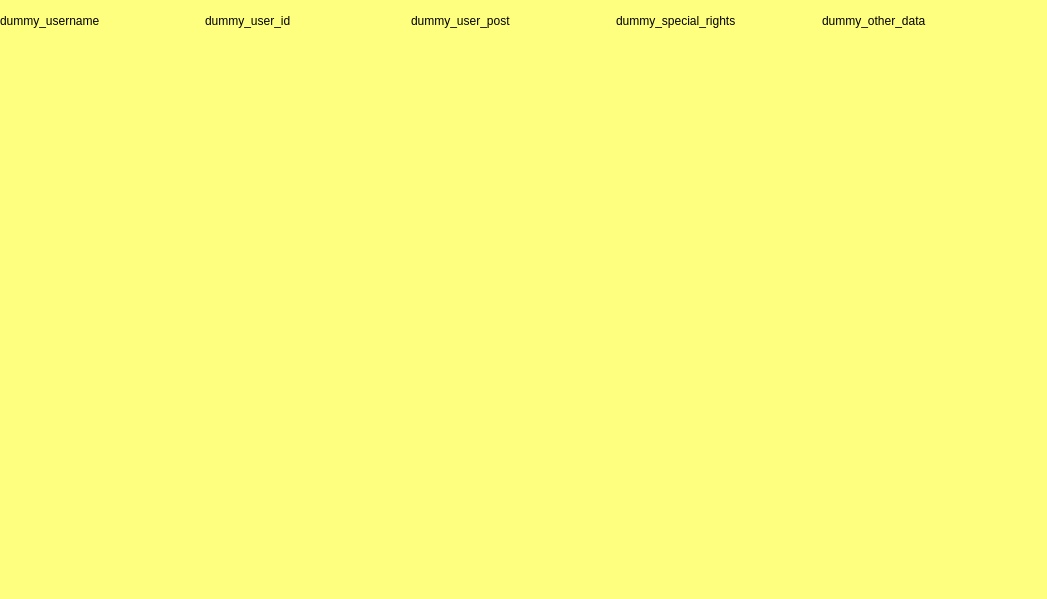
<?xml version="1.0" encoding="UTF-8"?>
<ui version="4.0">
 <class>Form</class>
 <widget class="QWidget" name="Form">
  <property name="geometry">
   <rect>
    <x>0</x>
    <y>0</y>
    <width>1047</width>
    <height>599</height>
   </rect>
  </property>
  <property name="sizePolicy">
   <sizepolicy hsizetype="MinimumExpanding" vsizetype="MinimumExpanding">
    <horstretch>0</horstretch>
    <verstretch>0</verstretch>
   </sizepolicy>
  </property>
  <property name="minimumSize">
   <size>
    <width>1020</width>
    <height>40</height>
   </size>
  </property>
  <property name="windowTitle">
   <string>Form</string>
  </property>
  <property name="styleSheet">
   <string notr="true">background-color: rgb(255, 255, 127)</string>
  </property>
  <widget class="QFrame" name="frame">
   <property name="enabled">
    <bool>true</bool>
   </property>
   <property name="geometry">
    <rect>
     <x>0</x>
     <y>-1</y>
     <width>1020</width>
     <height>40</height>
    </rect>
   </property>
   <property name="sizePolicy">
    <sizepolicy hsizetype="MinimumExpanding" vsizetype="MinimumExpanding">
     <horstretch>0</horstretch>
     <verstretch>0</verstretch>
    </sizepolicy>
   </property>
   <property name="minimumSize">
    <size>
     <width>1020</width>
     <height>40</height>
    </size>
   </property>
   <property name="cursor">
    <cursorShape>ArrowCursor</cursorShape>
   </property>
   <property name="mouseTracking">
    <bool>false</bool>
   </property>
   <property name="focusPolicy">
    <enum>Qt::NoFocus</enum>
   </property>
   <property name="contextMenuPolicy">
    <enum>Qt::NoContextMenu</enum>
   </property>
   <property name="styleSheet">
    <string notr="true"/>
   </property>
   <property name="frameShape">
    <enum>QFrame::StyledPanel</enum>
   </property>
   <property name="frameShadow">
    <enum>QFrame::Raised</enum>
   </property>
  </widget>
  <widget class="QWidget" name="horizontalLayoutWidget">
   <property name="geometry">
    <rect>
     <x>0</x>
     <y>0</y>
     <width>1021</width>
     <height>41</height>
    </rect>
   </property>
   <layout class="QHBoxLayout" name="horizontalLayout">
    <item>
     <widget class="QLabel" name="username">
      <property name="font">
       <font>
        <weight>50</weight>
        <bold>false</bold>
       </font>
      </property>
      <property name="contextMenuPolicy">
       <enum>Qt::CustomContextMenu</enum>
      </property>
      <property name="text">
       <string>dummy_username</string>
      </property>
     </widget>
    </item>
    <item>
     <widget class="QLabel" name="user_id">
      <property name="text">
       <string>dummy_user_id</string>
      </property>
     </widget>
    </item>
    <item>
     <widget class="QLabel" name="user_post">
      <property name="text">
       <string>dummy_user_post</string>
      </property>
     </widget>
    </item>
    <item>
     <widget class="QLabel" name="user_special_rights">
      <property name="text">
       <string>dummy_special_rights</string>
      </property>
     </widget>
    </item>
    <item>
     <widget class="QLabel" name="user_other_data">
      <property name="text">
       <string>dummy_other_data</string>
      </property>
     </widget>
    </item>
   </layout>
  </widget>
 </widget>
 <resources/>
 <connections/>
</ui>
